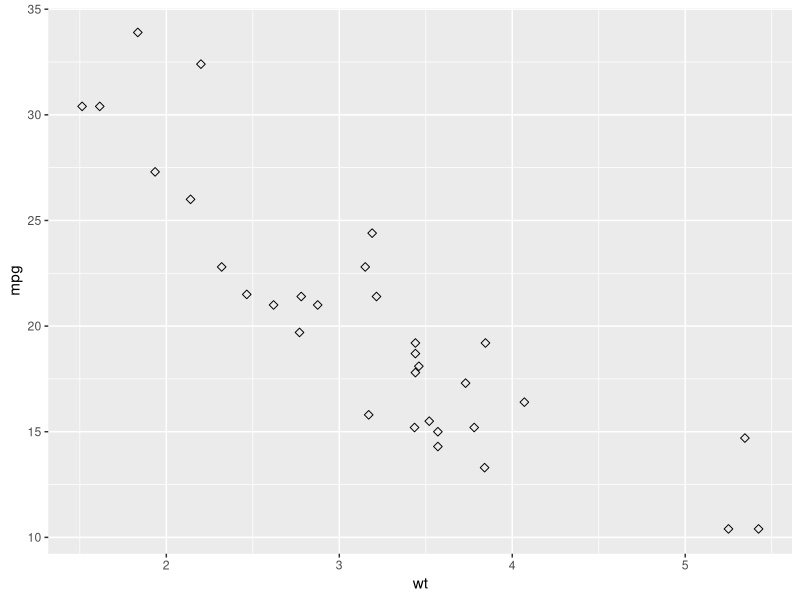
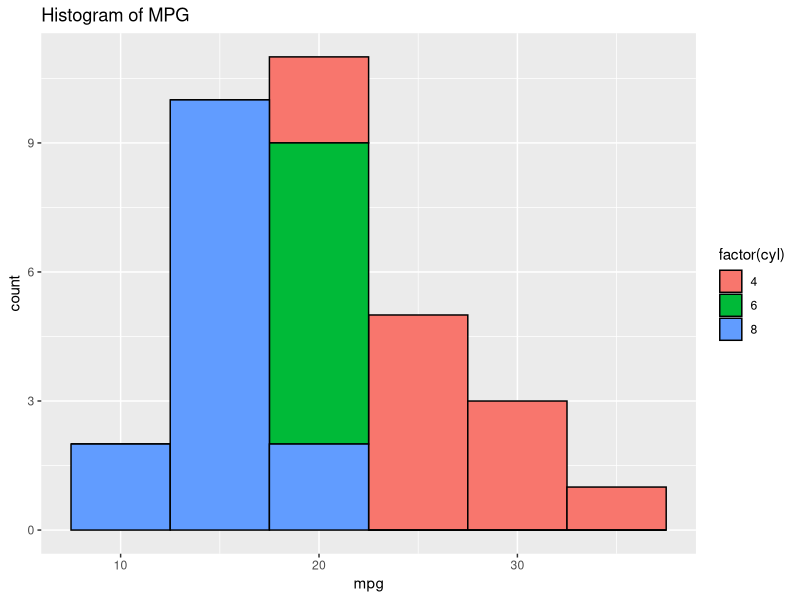

The R script that drew these images, in order:
library(ggplot2)

mtcars

str(mtcars)

# Change the point size, and shape
ggplot(mtcars, aes(x=wt, y=mpg)) + geom_point(size=2, shape=23)

ggplot(mtcars, aes(x = mpg, fill =factor(cyl))) + geom_histogram(binwidth = 5, col = "black") + ggtitle("Histogram of MPG")
